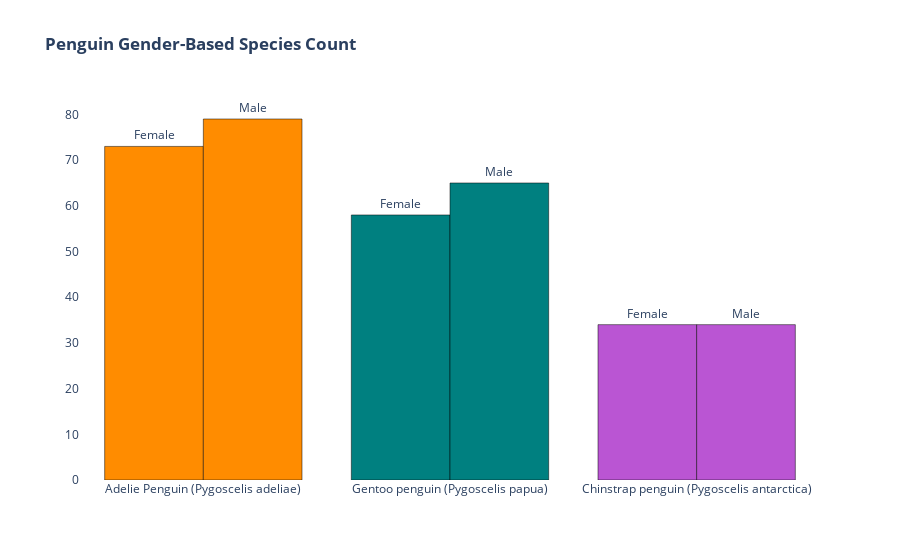

Write notebook code for a chart like this one.
### Code cell
# penguins gender count based on species

trace1 = go.Bar(
    x=female_df["Species"],
    y=female_df["Sex"],
    text="Female",
    textposition="outside",
    marker=dict(color=species_df["Color"], line_color="rgb(0,0,0)"),
)

trace2 = go.Bar(
    x=male_df["Species"],
    y=male_df["Sex"],
    text="Male",
    textposition="outside",
    marker=dict(color=species_df["Color"], line_color="rgb(0,0,0)"),
    name="Male",
)

data = [trace1, trace2]


layout = dict(
    title="<b>Penguin Gender-Based Species Count</b>",
    showlegend=False,
    plot_bgcolor="rgba(0,0,0,0)",
    paper_bgcolor="rgba(0,0,0,0)",
)

fig = dict(data=data, layout=layout)

iplot(fig)

### Figure 1 — Plotly figure (JSON) as saved in the notebook; plotly's stock layout.template omitted (floating-point values rounded to 4 significant figures)
{"data": [{"marker": {"color": ["darkorange", "teal", "mediumorchid"], "line": {"color": "rgb(0,0,0)"}}, "text": "Female", "textposition": "outside", "type": "bar", "x": ["Adelie Penguin (Pygoscelis adeliae)", "Gentoo penguin (Pygoscelis papua)", "Chinstrap penguin (Pygoscelis antarctica)"], "y": [73, 58, 34]}, {"marker": {"color": ["darkorange", "teal", "mediumorchid"], "line": {"color": "rgb(0,0,0)"}}, "name": "Male", "text": "Male", "textposition": "outside", "type": "bar", "x": ["Adelie Penguin (Pygoscelis adeliae)", "Gentoo penguin (Pygoscelis papua)", "Chinstrap penguin (Pygoscelis antarctica)"], "y": [79, 65, 34]}], "layout": {"paper_bgcolor": "rgba(0,0,0,0)", "plot_bgcolor": "rgba(0,0,0,0)", "showlegend": false, "title": {"text": "<b>Penguin Gender-Based Species Count</b>"}}}
